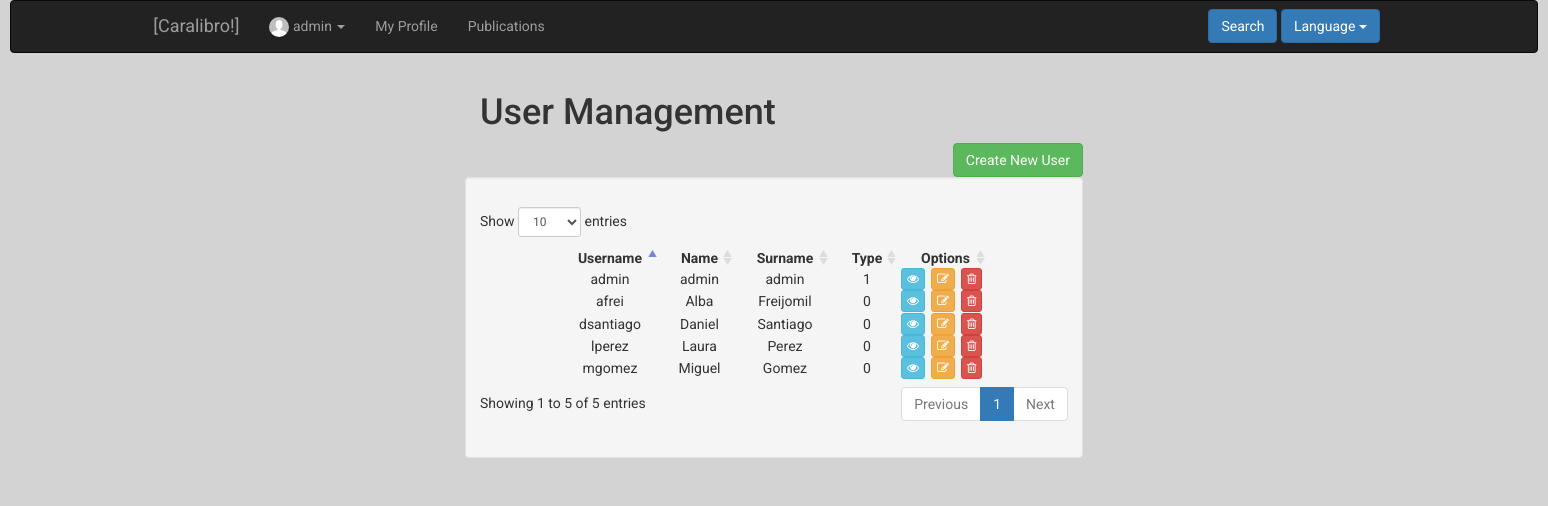
The app's page /index.php?controller=user&action=showall (signed in) with its own data.
### tables this page shows
CREATE TABLE IF NOT EXISTS `user` (
`id` int(11) NOT NULL,
  `name` varchar(50) NOT NULL,
  `surname` varchar(100) NOT NULL,
  `email` varchar(100) NOT NULL,
  `phone` int(9) NOT NULL,
  `user` varchar(50) NOT NULL,
  `password` varchar(255) NOT NULL,
  `birthday` date NOT NULL,
  `address` varchar(100) NOT NULL,
  `status` tinyint(1) NOT NULL,
  `photo` varchar(255) DEFAULT NULL,
  `type` tinyint(1) NOT NULL,
  `private` tinyint(1) NOT NULL
);

### core/ViewManager.php (called while the page is built, shortened)
<?php
class ViewManager {
    private $variables = array();
    public function setVariable($varname, $value, $flash=false) {
        $this->variables[$varname] = $value;
    }
    public function getVariable($varname, $default=NULL) {
        if (!isset($this->variables[$varname])) {
            return $default;
        }
        return $this->variables[$varname];
    }
    public function render($controller, $viewname) {
        include(__DIR__."/../Views/$controller/$viewname.php");
    }
    private static $viewmanager_singleton = NULL;
    public static function getInstance() {
        if (self::$viewmanager_singleton == null) {
            self::$viewmanager_singleton = new ViewManager();
        }
        return self::$viewmanager_singleton;
    }
}

### Controllers/USER_Controller.php (called while the page is built, shortened)
<?php
require_once(__DIR__ . "/../core/ViewManager.php");
require_once(__DIR__ . "/../core/I18n.php");
require_once(__DIR__ . "/../Models/User.php");
require_once(__DIR__ . "/../Models/USER_Model.php");
class USER_Controller extends BaseController
{
    private $userModel;
    public function __construct()
    {
        $this->userModel = new USER_Model();
        $this->view->setLayout("base");
    }
    public function showall()
    {
        $users = $this->userModel->showall();
        $this->view->setVariable("users", $users);
        $this->view->render("user", "USER_SHOWALL_ADMIN_Vista");
    }
}

### index.php (called while the page is built, shortened)
<?php
function run() {
    try{
        $controller = loadController($_GET["controller"]);
        $actionName = $_GET["action"];
        $controller->$actionName();
    } catch (Exception $ex) {
        die($ex->getMessage());
    }
}
function loadController($controllerName) {
    return new $controllerClassName();
}
run();
?>

### Views/messages/messages_es.php (called while the page is built)
<?php
  $i18n_messages =
  array(
  )
?>

### core/I18n.php (called while the page is built, shortened)
<?php
class I18n {
  private $messages;
  public function setLanguage($language) {
    $this->messages = $i18n_messages;
  }
  public function i18n($key) {
    if (isset($this->messages[$key])){
      return $this->messages[$key];
    }else{
      return $key;
    }
  }
  private static $i18n_singleton = null;
  public static function getInstance() {
    if (self::$i18n_singleton == NULL) {
      self::$i18n_singleton = new I18n();
    }
    return self::$i18n_singleton;
  }
}
function i18n($key) {
  return I18n::getInstance()->i18n($key);
}

### Models/User.php (called while the page is built, shortened)
<?php
class User {
    private $id;
    private $user;
    private $name;
    private $surname;
    private $type;
    public function __construct($id=NULL, $user=NULL, $name=NULL, $surname=NULL, $email=NULL, $phone=NULL,
                                $birthday=NULL, $address=NULL, $status=1, $photo=NULL, $type=0,
                                $private=0, $password=NULL)
    {
     $this->id = $id;
     $this->user = $user;
     $this->name = $name;
     $this->surname = $surname;
     $this->type = $type;
    }
    public function getID() {
        return $this->id;
    }
    public function setID($id) {
        $this->id = $id;
    }
    public function getUser() {
        return $this->user;
    }
    public function getName() {
        return $this->name;
    }
    public function setName($name) {
        $this->name = $name;
    }
    public function getSurname() {
        return $this->surname;
    }
    public function getType() {
        return $this->type;
    }
}

### Models/USER_Model.php (called while the page is built, shortened)
<?php
require_once(__DIR__."/../core/PDOConnection.php");
class USER_Model {
    private $db;
    public function __construct()
    {
        $this->db = PDOConnection::getInstance();
    }
    public function showall($status = 1)
    {
        $sql = $this->db->prepare("SELECT * FROM user where status=? ORDER BY user");
        $sql->execute(array($status));
        $users_db = $sql->fetchAll(PDO::FETCH_ASSOC);
        $users = array();
        foreach ($users_db as $user) {
            array_push($users, new User($user["id"], $user["user"], $user["name"], $user["surname"], $user["email"],
                                        $user["phone"], $user["birthday"], $user["address"], $user["status"],
                                        $user["photo"], $user["type"], $user["private"]));
        }
        return $users;
    }
}

### core/PDOConnection.php (called while the page is built)
<?php
class PDOConnection {
    private static $dbhost = "127.0.0.1";
    private static $dbname = "ET3Grupo1";
    private static $dbuser = "ET3Grupo1";
    private static $dbpass = "ET3Grupo1";
    private static $db_singleton = null;
    public static function getInstance() {
        if (self::$db_singleton == null) {
            self::$db_singleton = new PDO(
                "mysql:host=".self::$dbhost.";dbname=".self::$dbname.";charset=utf8",
                self::$dbuser,
                self::$dbpass,
                array(
                    PDO::ATTR_EMULATE_PREPARES => false,
                    PDO::ATTR_ERRMODE => PDO::ERRMODE_EXCEPTION
                )
            );
        }
        return self::$db_singleton;
    }
}
?>

### Views/user/USER_SHOWALL_ADMIN_Vista.php (the view, shortened to what this page needs)
<?php
require_once(__DIR__."/../../core/ViewManager.php");
$view = ViewManager::getInstance();
$users = $view->getVariable("users");
$errors = $view->getVariable("errors");
?>
<?php print_r($errors) ?>
 	<div class="col-md-8 col-md-offset-2">
 		<div class="row">
 			<div class="col-md-3">
	 			<div class="container">
	 				<h1 class="heading"><?= i18n("User Management") ?></h1>
	 			</div>
 			</div>
 		</div>
 		<div class="row">
 		<div class="container-fluid">
 		<div class="pull-right">
 			<a href="index.php?controller=user&action=add"><button class="btn btn-success"><?= i18n("Create New User") ?></button></a>
 		</div>
 		</div>
 		</div>
 		<div class="well">
 			<div class="row" style="padding: 10px">
 				<table id="dataTable" class="table-responsive table-hover" style="width:80%; margin-right: 10%; margin-left: 10%">
 					<thead>
 						<tr class="row">
 						<th class='text-center'><?= i18n("Username") ?></th>
 						<th class='text-center'><?= i18n("Name") ?></th>
 						<th class='text-center'><?= i18n("Surname") ?></th>
 						<th class='text-center'><?= i18n("Type") ?></th>
 						<th class='text-center'><?= i18n("Options") ?></th>
 					</tr>
 					</thead>
 					<tbody>
 						<?php
 						foreach ($users as $user) {
 							echo '<tr class="row">';
 								echo "<td class='text-center'>".$user->getUser()."</td>";
 								echo "<td class='text-center'>".$user->getName()."</td>";
 								echo "<td class='text-center'>".$user->getSurname()."</td>";
 								echo "<td class='text-center'>".$user->getType()."</td>";
 								echo "<td class='text-center'>";
 								echo '<div class="row text-center">
					 					<div class="col-xs-3">
					 						<a href="index.php?controller=user&action=showcurrent&id='.
					 						$user->getID().'">
					 							<button class="btn btn-info btn-xs">
					 								<i class="fa fa-eye"></i>
					 							</button>
					 						</a>
					 					</div>
					 					<div class="col-xs-3">
					 						<a href="index.php?controller=user&action=edit&id='.
					 						$user->getID().'">
					 							<button class="btn btn-warning btn-xs">
					 								<i class="fa fa-edit"></i>
					 							</button>
					 						</a>
					 					</div>
					 					<div class="col-xs-3">
					 						<a href="index.php?controller=user&action=delete&id='.
					 						$user->getID().'">
					 							<button class="btn btn-danger btn-xs">
					 								<i class="fa fa-trash-o"></i>
					 							</button>
					 						</a>
					 					</div>
					 				</div>';
 								echo "</td>";
 							echo '</tr>';
 						}
 					 ?>
 					</tbody>
 				</table>
 			</div>
 		</div>
 	</div>

### css/style.css (style rules this page uses)
body { background-color: #d3d3d3; font-family: 'Roboto', sans-serif; }

### records on screen
user: user "admin", name "admin", surname "admin", type "1"
user: user "afrei", name "Alba", surname "Freijomil", type "0"
user: user "dsantiago", name "Daniel", surname "Santiago", type "0"
user: user "lperez", name "Laura", surname "Perez", type "0"
user: user "mgomez", name "Miguel", surname "Gomez", type "0"

### other values on screen
$currentuser "admin"
i18n("My Profile") "My Profile"
i18n("Publications") "Publications"
i18n("Search") "Search"
i18n("Language") "Language"
i18n("User Management") "User Management"
i18n("Create New User") "Create New User"
i18n("Username") "Username"
i18n("Name") "Name"
i18n("Surname") "Surname"
i18n("Type") "Type"
i18n("Options") "Options"
